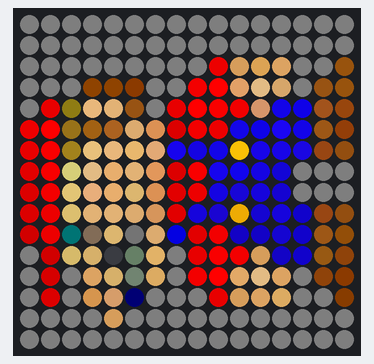
Simulated run of this sketch. Board: Arduino Uno, built with avr-gcc and run on an emulated ATmega328P. On the bench: 16×16 RGB LED matrix (first LED top left, wired row by row).

Above: at 0.4 s.

The sketch:

rgbmatrix.ino
```cpp
#include <Adafruit_GFX.h>
#include <Adafruit_NeoMatrix.h>
#include <Adafruit_NeoPixel.h>

#include <avr/pgmspace.h>

// Color definitions
#define BLACK    0x0000
#define BLUE     0x001F
#define RED      0xF800
#define GREEN    0x07E0
#define CYAN     0x07FF
#define MAGENTA  0xF81F
#define YELLOW   0xFFE0
#define WHITE    0xFFFF

Adafruit_NeoMatrix matrix = Adafruit_NeoMatrix(16, 16, 5, NEO_MATRIX_ROWS + NEO_MATRIX_RIGHT + NEO_MATRIX_TOP + NEO_MATRIX_ZIGZAG + NEO_GRB + NEO_KHZ800);

#define HEADER_PIXEL(data,pixel) {\
uint8_t d0 = pgm_read_byte_near(data + 0), d1 = pgm_read_byte_near(data + 1), d2 = pgm_read_byte_near(data + 2), d3 = pgm_read_byte_near(data + 3);\
pixel[0] = (((d0 - 33) << 2) | ((d1 - 33) >> 4)); \
pixel[1] = ((((d1 - 33) & 0xF) << 4) | ((d2 - 33) >> 2)); \
pixel[2] = ((((d2 - 33) & 0x3) << 6) | ((d3 - 33))); \
data += 4; \
}

//#define EMOJI_PURPLE_DUDE
//#define EMOJI_SMILEY
//#define EMOJI_EARTH
//#define EMOJI_THUMBS_UP
//#define EMOJI_WOMAN
//#define EMOJI_100
//#define PIXMAP_HULK
#define PIXMAP_MARIO
//#define PIXMAP_GRADIENT

#include "designs.h"


void setup() {
  matrix.begin();
  matrix.setRotation(3);
  matrix.setBrightness(255);
  matrix.fillScreen(BLACK);
  matrix.show();


  //return;


  char* x = (char*)header_data;

  for (int row = 0; row < 16; row++) {
    for (int col = 0; col < 16; col++) {
      uint8_t p[3];
      HEADER_PIXEL(x, p);
      matrix.drawPixel(row, col, matrix.Color(p[0], p[1], p[2]));
    }
  }

  matrix.show();
}

void loop() {
  /*
  // expanding squares pattern
  for (int i = 0; i <= 7; i++) {
    int ii = 7 - i;
    matrix.fillScreen(BLACK);
    matrix.drawRect(ii, ii, 16-(2*ii), 16-(2*ii), WHITE);
    matrix.show();

    delay(10);
  }
  */

  /*
  // bouncing ball pattern
  #define randDelta() (float)random(8,12) / 10.0
  #define round_int(d) floor(d + 0.5)

  static float ballPosX = random(0, 16);
  static float ballPosY = random(0, 16);
  static float deltaX = randDelta();
  static float deltaY = randDelta();
  static int signX = (random(0, 2) ? -1 : 1);
  static int signY = (random(0, 2) ? -1 : 1);

  matrix.drawPixel(round_int(ballPosX - signX*deltaX), round_int(ballPosY - signY*deltaY), BLACK); // clear previous position
  matrix.drawPixel(round_int(ballPosX), round_int(ballPosY), BLUE);
  matrix.show();

  // move ball to next spot
  if (ballPosX + signX*deltaX > 15 || ballPosX + signX*deltaX < 0) signX = -signX; deltaX = randDelta();
  if (ballPosY + signY*deltaY > 15 || ballPosY + signY*deltaY < 0) signY = -signY; deltaY = randDelta();
  ballPosX += signX*deltaX;
  ballPosY += signY*deltaY;

  delay(2);
  */
}
```

designs.h
```cpp
#ifdef PIXMAP_MARIO
const char header_data[] PROGMEM =
	"-T-T-T-T-T-T-T-T-T-TZQ%\"X1M+UA%!S!%!S1%!PA9'-T-T-T-T-T-T-T-T-T-T"
	"-T-T-T-T-T-T-T-TWQ!!`Q%\"^A!,^Q%-\\!),Y1A1Y1=0OA!!R!!!T1!!-T-T-T-T"
	"-T-T-T-T-T-T-T-T65UG9FAR>7I_RM#>U-GES-'=%\"U>Q\\K8-T-T-T-T-T-T-T-T"
	"-T-T-T-T-T-T64Y8XMOL>FUUX]WPV];KWM?IU]#B/$=VR\\77S<31Q+K'-T-T-T-T"
	"-T-T-T-T-T-T6TY7VM+CB7J!WMGOWM?HW=;GV=+BTLS;%B-6R<36QK_1Q[[,-T-T"
	"-T-T-T-T-T-T4$98:%UIT\\O<W]CHV-'BT\\S<T<K:'BI;.T9U0T]`&B=:-T-T-T-T"
	"-T-T-T-T-T-T-T-T-T-TSKW,U,SFU,33T+_/RKG+T<C?V='?T,C7-T-T-T-T-T-T"
	"-T-T-T-T-T-T-T-TWQ!!TA!'7#TCTA!!V!!!VA=2,#07-T-T-T-T-T-T-T-T-T-T"
	"-T-T-T-T-T-T[1!!`Q!!\\A)56#X7^A!+Y1-65#`-VQ!!X15%[!!!-T-T-T-T-T-T"
	"-T-T-T-TZQ!!`A)#^!!,Y1-75$,>7D,D5CX853OY[!!,^1!+`A-#X!)\"-T-T-T-T"
	"-T-T-T-TQKW+ULC<\\A!/6$@:^^]_6CPF6T0%Y-EP1S/M[1!*U<S@Q[_.-T-T-T-T"
	"-T-T-T-TS<30VM7KQ+C24S@;840?6#X75S\\)4CK\\1S/MR;_/VM7JSL;3-T-T-T-T"
	"-T-T-T-TT<?2R<#75#D;9T@K7T(@4CD(333]5S\\*43G^2#3MS<34TLG5-T-T-T-T"
	"-T-T-T-T-T-T-T-T33$;5ST=7T@2-T-T-T-T1\"_Q1C'R1\"_Q-T-T-T-T-T-T-T-T"
	"-T-T-T-T-T-T:U]I>6MZ<F5S9EMM-T-T-T-T:%MK<V5S:V!L6D]>-T-T-T-T-T-T"
	"-T-T-T-T:EYG:EUH9%AC7U->8%9G-T-T-T-T8E9A8%1?64Y<3D=614!2-T-T-T-T"
	"";
#endif


#ifdef PIXMAP_GRADIENT
const char header_data[] PROGMEM =
	"!!!!!!!!!!!!!!!!#1I+&B56(2U>)3!A(R]@'2A:$AY/!!!!!!!!!!!!!!!!!!!!"
	"!!!!!!!!!1%\"&B56*S=H.$1U0DU_15&#1$^!.TAY,#MM(\"M=#!=)!!!!!!!!!!!!"
	"!!!!!!!!'\"E9-#]P1U.$5V.38FZ?9G*C8V^@6V:83%F).45W)#!A#!=(!!!!!!!!"
	"!!!!%B)3,3YN2U>(8FV>=(\"Q@8V^AY+$A)#!>82V:'2E4EZ/.45V'RI<!!!!!!!!"
	"\"!1%)C%C0T]`7VN<>86VCYO,H*S=I[3DHZ_@EJ'3@8R]9W.E3%B)+SML$1U.!!!!"
	"$AY.,CUN45R-;WJLC)C)I[/DO<GZR-0%PL[_KKKLE:'2>(2U6F67.T=X&R=9!!!!"
	"%R14.$1U6&26>86VF:75N,3UU>(2Z/4EW>H:P<W^HZ[?@HZ`8FZ?0DY_(BY?!!!!"
	"&215.49V6F>7>X>XG*?9O,GYW.H9^`<WY_0CQM,$IK+CA9'\"97&A0U!`(R]@!!!!"
	"%B%3-D)S5F&3=8&RE*#2L[[OS-H)W.D9T]`0N\\?XGJK:?XN\\8&N<0$Q](\"Q<!!!!"
	"#AI++3EJ2U>):76FA9'\"GJO<L;WNN\\?XML+SI;'BCIG+<WZO56&2-D-T%R14!!!!"
	"!!!!(\"Q=/$AY5V25<'RMA9'\"E*#0FJ;8EJ+3BY?'=X.T7VN<15&\"*35F#!=(!!!!"
	"!!!!$!M,*35F0DY^5V24:'6F=(&Q>H:V=X.T;7BJ76F:256&,3YN&\"-5!!!!!!!!"
	"!!!!!!!!$Q]0*35G/$AY2E>(56\"166655F.43EJ+04U^+SMM&R=8!!!!!!!!!!!!"
	"!!!!!!!!!!!!#QI,(\"M<+#EI-4%Q.$1U-D-T+SQL)#!A%\"%1!!!!!!!!!!!!!!!!"
	"!!!!!!!!!!!!!!!!!!!!#1E*%\"!1&\"-4%B)3$!Q,!1%#!!!!!!!!!!!!!!!!!!!!"
	"!!!!!!!!!!!!!!!!!!!!!!!!!!!!!!!!!!!!!!!!!!!!!!!!!!!!!!!!!!!!!!!!"
	"";
#endif


#ifdef PIXMAP_HULK
const char header_data[] PROGMEM =
	"!!!!!!!!!!!!!!!!!!!!!!!!,H=Z,H=Z,H=Z,H=Z!!!!!!!!!!!!!!!!!!!!!!!!"
	"!!!!!!!!!!!!!!!!!!!!!!!!,H=Z,H=Z4]RC4]RC!!!!!!!!!!!!!!!!!!!!!!!!"
	"!!!!!!!!!!!!!!!!!!!!!!!!,H=Z4]RC4]RC4]RC!!!!!!!!!!!!!!!!!!!!!!!!"
	"!!!!!!!!!!!!!!!!!!!!!!!!4]RC4]RC4]RC!!!!!!!!!!!!!!!!!!!!!!!!!!!!"
	"!!!!!!!!!!!!4]RC4]RC4]RC4]RC4]RC4]RC4]RC4]RC!!!!!!!!!!!!!!!!!!!!"
	"!!!!4]RC4]RC4]RC4]RC4]RC4]RC4]RC4]RC4]RC4]RC4]RC!!!!!!!!4]RC!!!!"
	"!!!!4]RC4]RC4]RC4]RC4[ZC4]RC4]RC4]RC4]RC4[ZC4]RC4]RC4]RC4]RC4]RC"
	"\"Q=(4]RC4]RC4]RC4[ZC4[ZC4]RC4]RC4]RC4]RC4[ZC4]RC4]RC4]RC4]RC4]RC"
	"(\"Q=4]RC4]RC4]RC#AM,4[ZC4]RC4]RC4]RC4]RC!!!!4[ZC4]RC4]RC!!!!!!!!"
	"-4%R,3UM4]RC4]RC4]RC@Q\"O@Q\"O@Q\"O@Q\"O@Q\"O\"15&!1%\"!!!!!!!!!!!!!!!!"
	"2E:'1E&#04U_4]RC4]RC4]RC@Q\"O@Q\"O@Q\"O@Q\"O@Q\"O&B96%B)3$1U-#!A)\"!1%"
	"7VN<6F>75F*34]RC4]RC4]RC@Q\"O0$Q]@Q\"O@Q\"O@Q\"O+SML*C9H)C)C(2Y?'2E;"
	"=(\"Q<'NM:W>H9W*D@Q\"O@Q\"O@Q\"O56&2@Q\"O@Q\"O@Q\"O1$]`/TM\\.D=X-D)T,CYO"
	"B97&A9#!@(R]>X>Y4]RC4]RC4]RC:G:G4]RC4]RC4]RC6&655&\"14%R-2U>(1U.$"
	"GJG:F:76E:'1D9W-4]RC4]RC@X^`?HJ[4]RC4]RC<GZO;7FJ:76F9'\"B8&V=6V>8"
	"H:W>H:W>H:W>H:W>4]RC4]RC4]RCE)_14]RC4]RC4]RC@XZ_?HJ[>86V=8&R<7VN"
	"";
#endif


#ifdef EMOJI_PURPLE_DUDE
const char header_data[] PROGMEM =
	"'!-?%Q-8!1!\"!!!!!!!!!!!!!1!\"!A!#!A!#!1!\"!!!!!!!!!!!!!1!\"%Q-8'!-?"
	",Q=[9QV]/QB,*15P$1%2%Q)9-29Z13&+13&+-29Z%Q)9$1%2*15P/QB,9QV],Q=["
	"'Q1B8AVV>2'371JQ2RJ6@F3,F7CDI(+PI(+PF7CD@F3,2RJ671JQ>2'38AVV'Q1B"
	"#!%*2QJ841JA6\"JGHW[OK'[[L('`LH$\"LH$\"L('`K'[[HW[O6\"JG41JA2QJ8#!%*"
	"!1!\"(A5F11:4EV;GJ&[[KG'`L74\"LG8#LG8#L74\"KG'`J&[[EV;G11:4(A5F!1!\""
	"!!!!&Q1?8B2VGE?TJU_`KF4\"L&@\"L6H#L6H#L&@\"KF4\"JU_`GE?T8B2V&Q1?!!!!"
	"!A!#-AE_>2G1GD'V?S_/DTWDMF4*M&<%M&<%MF4*DTWD?S_/GD'V>2G1-AE_!A!#"
	"!Q%%2!^5BS7CJ$S_D$_?236-=%&ZPH4/PH4/=%&Z236-D$_?J$S_BS7C2!^5!Q%%"
	"!Q%%32*;E3_MLUP'P'0/>E;!'2-;Q9L.Q9L.'2-;>E;!P'0/LUP'E3_M32*;!Q%%"
	"!A%$0B&,ED7KNV@-QH,3:UNN4%\"/TK$:TK$:4%\"/:UNNQH,3NV@-ED7K0B&,!A%$"
	"!!!!*1MNB$+<O6T/QHH0IHCLS;(4X\\(JX\\(JSK(4HX?IR8L4O6T/B$+<*1MN!!!!"
	"!!!!#Q-.9#2RKV,#R(D38U^D9URIJY3PJ9+N85BC:V2LR8D4KV,#9#2R#Q-.!!!!"
	"!!!!!!!!)1UI@$;3O'8+T)T9@GO$,SMQ-3YSB8#+TIT<O'8+@$;3)1UI!!!!!!!!"
	"!!!!!!!!!!!!*!]K<T3!J6KXR8H7W:4HW*0HR(D6J6KW<T3!*!]K!!!!!!!!!!!!"
	"!!!!!!!!!!!!!!!!$A91-RA\\8#^J>$W#>$W#8#^J-RA\\$A91!!!!!!!!!!!!!!!!"
	"!!!!!!!!!!!!!!!!!!!!!!!\"\"!)%\"A-(\"A-(\"!)%!!!\"!!!!!!!!!!!!!!!!!!!!"
	"";
#endif


#ifdef EMOJI_EARTH
const char header_data[] PROGMEM =
	"!!!!!!!!!!!!!!!!!!!\"\"!A*#B18%C5K%S1F#\")4\"!=%!!!!!!!!!!!!!!!!!!!!"
	"!!!!!!!!!!!!!QI//%^$=+#-@M+WC-SIEM_,7L#9/8^N)DYD#!M#!!!!!!!!!!!!"
	"!!!!!!!!%B9-C[\"AS/+;X`#BY`+>H?4!8N85GN[08M#G)Z#A0WIR!!53!!!!!!!!"
	"!!!!!AA-29+1Q._M\\0;W\\PCU\\`G;TO_5O_C#W0*4I^ZE2,#@!X'[!4NX!1-'!!!!"
	"!!!!(5\"09](CH?(F]PK\\\\PGN[`G-XP2SROVPI^VD-<SZ![08!(T'!&GI!2MV!!!!"
	"!Q=*/I/A;M`L@>XPT/_Y\\0C,WP*WNO>PM?*9)\\@%!+@E!*P7!(P#!&_K!$:I!!)&"
	"\"1U22[`78.$N6^<S6^4HK_72HO'&,L\\-+<7]$;H1!*P7!)T,!(+Y!&[E\"%J^!!9*"
	"#2=?/KH72=PM/]\\P+=@N,M,88=7<FN&;(KT$\"JH-\"9\\&!(C^!'CM!&C=$EVI!AI."
	"\"R1<+JT3,\\XH*-0M&\\PH#\\(C!+<@!*L;/[;35+W':[RD'H?5!6_?!&+1!T^J!!A."
	"!AE.(9<$(+4>&<,C#KX@![0:!*D4!)\\-\"Y?]FM%LH<Y4D\\15/HJ;$F.S!$6@!!1'"
	"!11'$F+\"$I4.#9`2!J(2!)P-!),&!(?\\#X+FB;U?C+U8@;)7<Z18*F:$!#%^!!)$"
	"!!!!\"\"YU\"W?T!H'_!(/^!(+Z!'WR!'7I!6_?+W^F=:A==*155H)<\"460!!U9!!!!"
	"!!!!!1%!!D.B!&OG!'/L!'/I!'#D!&O<!&;4''\"R99=>58%9!$28!\"QP!!!\"!!!!"
	"!!!!!!!!!1%\"!3V7!%O+!&'2!&'/!%[(!5J]*6J./FQF\"$&,!\"IN!!%\"!!!!!!!!"
	"!!!!!!!!!!!!!A%!\"\"1C\"3F(!D:?!4BA!4::%45X#3%K!QU7!A%\"!!!!!!!!!!!!"
	"!!!!!!!!!!!!!1!!!1!!!A)$!A1'!A5(!A5(!A1&!A)#!1!!!1!!!!!!!!!!!!!!"
	"";
#endif


#ifdef EMOJI_THUMBS_UP
const char header_data[] PROGMEM =
	"!!!!!!!!!!!!!!!!!!!!!!!!!!!!#AA'$1I)!Q)\"!!!!!!!!!!!!!!!!!!!!!!!!"
	"!!!!!!!!!!!!!!!!!!!!!!!!!!!!IY*IR;C,6U9Y!!!!!!!!!!!!!!!!!!!!!!!!"
	"!!!!!!!!!!!!!!!!!!!!!!!!&AY*X,O<\\.KYR;?+(251!!!!!!!!!!!!!!!!!!!!"
	"!!!!!!!!!!!!!!!!!!!!!!!!(21/X,O>[^KYUL37,#%:!!!!!!!!!!!!!!!!!!!!"
	"!!!!!!!!!!!!!!!!!!!!!!!!(B51X,W?\\.?VRK+#)B=0!!!!!!!!!!!!!!!!!!!!"
	"!!!!!!!!!!!!!!!!!!!!!!!!8EI]ZM7G[]7EH(*5#A5#!!!!!!!!!!!!!!!!!!!!"
	"!!!!!!!!!!!!!!!!!!!!(\"92RKC,\\^#R[M?G@VV%!!!!!!!!!!!!!!!!!!!!!!!!"
	"!!!!!!!!!!!!!!!!!1%\"H)*M\\N3T\\^+TZLW;LY2FK:.^R+O0NZK!=FF($1E'!!!!"
	"!1%!6E1WWLC:V\\'3N:2Y\\N/U\\^7V\\=GJV[\"ZXL+/\\>+R\\.+R\\=WMW+O)/CE>!!!!"
	"#1=&K)NR\\^KY].CX].7V\\^CX\\M[PYL32QY>>V[S(W[W(WKO&V[6`QINF/#5:!!!!"
	"$!I)QK'%\\^GY\\NGX\\^KY\\^;V\\=KKX;O&V*^X]>;X\\N7U\\^'Q[]?GWKO(5DEJ!!!!"
	"$1I)SK;)].GY\\^?W\\N#R\\^+S[M7EXKS(R)2:X+W)VK2_U*RVS:*LJ8*0)\"1.!!!!"
	"$!E(Q:N_].7W\\M[PZ\\W<\\MOL[='AX;O'QY.:ZL[=[]KJ[=;EZ,O:MY:E(\"),!!!!"
	"#!5%G8:<[M3D[=#?U:>OX;[+Z<C6X[S(SYRAP8V2V:^XTZBRR9NDA61W!A%!!!!!"
	"!1!!-#%8AFZ&D'.(<%-J5DAF@FA_H7J*JWR&GW-^E7R1D'N4@V^(/SA=!!!!!!!!"
	"!!!!!1!!\"1-#\"A1#\"!)\"!1!!\"1-##15$#Q9%#A9$\"A1#\"1-#\"!-\"!1!!!!!!!!!!"
	"";
#endif

#ifdef EMOJI_WOMAN
const char header_data[] PROGMEM =
	"!!!!!!!!!Q%!$Q5#(1I&'1E&+A]),\"!)'AE&\"1)\"!!!!!!!!!!!!!!!!!!!!!!!!"
	"!!!!#!-\"2RE.@3U8BD-=C$5?D4EAD4EABD-=:#14'1E&!!!!!!!!!!!!!!!!!!!!"
	"!A%!0\"5+A$!;CTEBE4YFFU1KH5AOI%MPGE9MD4MC;C=6#1-#!!!!!!!!!!!!!!!!"
	"#!-\"<#53A$)<BD9@CDMDCTIBFU1LH5MQH%IPEE%IA$)=-2%)!!!!!!!!!!!!!!!!"
	"'QA$;3)0=CI6DEISZ,C<QJ&ZG6F#DU9PDE-LB4ED?D!;6\"Q/!!!!!!!!!!!!!!!!"
	"+1M%82E)C&-VX<34ZMOR__,(`_X5[=[VQ*:^E&)Z;C547\"M,!!!!!!!!!!!!!!!!"
	"*AI$6BE)GWR.T,_SL+#4\\N\\-].;\\WN((JJC+R;C2;#Q7421(!!!!!!!!!!!!!!!!"
	")!A#4R=(IX.2Y<WAY=SY]./X^.7WZ]_ZY-7OSZZZ:3Y:0QI\"!!!!!!!!!!!!!!!!"
	"'15\"1Q]$E7&\"[<C2^=SIU+_-M:.Q^-WM]]3?P9VH83M8L)\"FKI6KAF^&;U=Q'!Y*"
	"$A)\"/AI#:4=@U+*ZY,+/K9>QMIZXP*>[Z\\;.EG2$7#9<W[;?L(^T(\"),!!!!!!!!"
	"\"A%!-!A$0!]$BVM\\SJVV<%1W6#IEJX^BNYJA4C%12B-9PWK@?TND!!!!!!!!!!!!"
	"!A!!)Q5\",QE#-AM!9TYDL(^8L(^8DG6\"029(,19!22=@U8STG6\"^!!!!!!!!!!!!"
	"!1!!%A)#1BACB5*FJ52MUK;!Z,_9M6N>EUJW7#9Y2RMLX);^L&S0!!!!!!!!!!!!"
	"!1!!2S1ZX9'^]J84XX_UY*S4\\,?>UH+4[)`,W9/]FF&^ZI`+QGKC!!!!!!!!!!!!"
	"\"1)%D%VV_K$>`K8B`+,@\\YX#\\)CV^:P8^:X9Y:$'L';5\\:@1U(7Q!!!!!!!!!!!!"
	"\"A)%D5NV^J<9_:H<_:H<_*D:^Z<8^:@6\\:$/TX_VFF;![)`,V8;U!!!!!!!!!!!!"
	"";
#endif

#ifdef EMOJI_SMILEY
const char header_data[] PROGMEM =
	"!!!!!!!!!!!!#Q1!0#%#@5Y2NXMNVJ1_VJ1_NXMN@5Y20#%##Q1!!!!!!!!!!!!!"
	"!!!!!!!!,\"5!D&=1V*R'\\];$^.;>_>[J_>[J^.;>\\];$V*R'D&=1,\"5!!!!!!!!!"
	"!!!!,\"5!J'I7\\<BA`_#B`_SW``'^`_S\\`_S\\``'^`_SW`_#B\\<BAJ'I7,\"5!!!!!"
	"$!5!D6=-\\<61`^_3^>WCY=C-Z-O/`_?F`_?FZ-O/Y=C-^>WC`^_3\\<61D6=-$!5!"
	"0#)&V:1G`N*Q`_32ZM.TOZ.*Q:J0`N[+`N[+Q:J0OZ.*ZM.T`_32`N*QV:1G0#)&"
	"@V!/\\\\-]`^*C`^NRYL64M8UINI5N`.2I`.2INI5NM8UIYL64`^NR`^*C\\\\-]@V!/"
	"NXE:^<U\\`^\"0`^.5Z,-`NY-EP9IG`=R'`=R'P9IGNY-EZ,-``^25`^\"0^<U\\NXE:"
	"VZ!A_L]Y`]M_`]U_\\<MXT*YMU+)O`]Q^`]Q^U+)OT*UM\\<QX`]Y_`]M__L]YVZ!A"
	"VY]?_LYS`-5V_=-T_]=S`=YV`^!V`]]U`]]U`]]V`=UV_]9T_M-T`-5V_LYRVY]?"
	"O(I8^]9LPYA9K(ITP*:*T+1^V+QXW+]TW+]TV+MXT+-_O:&)KHIRR9Y:^]-LO(E8"
	"@V)0]<QGU*U8G(F\"F):[M[G7S,WKW-SXV]SWS,SIMKC5E)\"UGXI^W;59]<EF@V)0"
	"031'W*UA^M5FP*=QGH6&K)2=KY^ML:.TL:.UL)^KJI*:GH:$Q*MP_MAFW*Q@031'"
	"$!9!DFY2]\\YI[]!FR:19M(13KX!2JWY2JWY2KX!2LX12S*A:\\M)G]\\QHDFU2$!9!"
	"!!!!,2A$J8-7^--I]-AIV;=AUZQ>V*M>V*Q>UZM>V[AB]=AJ^-)HJ8-7,2A$!!!!"
	"!!!!!!!!,2A$DW!3WK9B]-9IY]!HX\\AGX\\AGZ=%I]-5IWK5BDW!3,2E$!!!!!!!!"
	"!!!!!!!!!!!!$!5!039(A6A2OY5:X;%@X;%@OY5:A6A2039($!9!!!!!!!!!!!!!"
	"";
#endif

#ifdef EMOJI_100
const char header_data[] PROGMEM =
	"!!!!!!!!!!!!!!!!!!!!!!!!!!!!!!!!\"A!!!!!!!!!!!!!!#1!!#1!!!!!!!!!!"
	"!!!!!!!!!!!!!!!!%A!!(!!!\"A!!41!!<Q!!%1!!!!!!+A!!C1!!91!!'!!!!A!!"
	"!!!!!!!!!!!!*!!!H1!!<1!!9!!!FA!!-!!!2Q!!)1!!M1!!4A!!+A!!51!!\"1!!"
	"!!!!!!!!1A!!N1!!P1!!:!!!HA!!(1!!#A!!=Q!!=!!!E!!!!!!!-Q!!;1!!\"1!!"
	"!!!!+A!!D1!!;!!!M1!!4A!!A!!!\"1!!$!!!D!!!LA!!.1!!!!!!.1!!<A!!\"A!!"
	"!!!!!!!!!!!!FQ!!:Q!!>1!!31!!!!!!(1!!NA!!K!!!$1!!!A!!9Q!!9!!!!1!!"
	"!!!!!!!!(A!!OQ!!&1!!E!!!,1!!!!!!<!!!L1!!BQ!!#1!!\"1!!FQ!!/!!!!!!!"
	"!!!!!!!!;Q!!A1!!\"Q!!GA!!)!!!#Q!!O!!!8A!!FQ!!#A!!21!!HQ!!$1!!!!!!"
	"!!!!$Q!!HQ!!,!!!\"A!!AQ!!H1!!M1!!>Q!!!!!!B1!!Q!!!N!!!.1!!!!!!!!!!"
	"!!!!.Q!!A!!!\"1!!!!!!\"A!!1A!!-A!!!!!!!A!!\"1!!'A!!!A!!!!!!!!!!!!!!"
	"!!!!51!!5A!!!!!!!!!!'!!!21!!>!!!D!!!G1!!GQ!!DA!!0Q!!!!!!!!!!!!!!"
	"!Q!!3A!!,!!!!!!!?A!!Q!!!FQ!!:Q!!3Q!!,!!!'Q!!&!!!#!!!!!!!!!!!!!!!"
	"!!!!$Q!!$!!!!!!!$Q!!$!!!!Q!!#1!!$A!!,!!!+Q!!*!!!'Q!!!Q!!!!!!!!!!"
	"!!!!!!!!%!!!-Q!!5A!!@A!!F!!!H1!!H!!!GA!!F!!!DQ!!=1!!*!!!!!!!!!!!"
	"!!!!(Q!!B1!!DQ!!=!!!2Q!!-!!!)!!!&!!!\"1!!!!!!!!!!!!!!!!!!!!!!!!!!"
	"!!!!\"!!!$A!!#A!!!Q!!!!!!!!!!!!!!!!!!!!!!!!!!!!!!!!!!!!!!!!!!!!!!"
	"";
#endif
```
